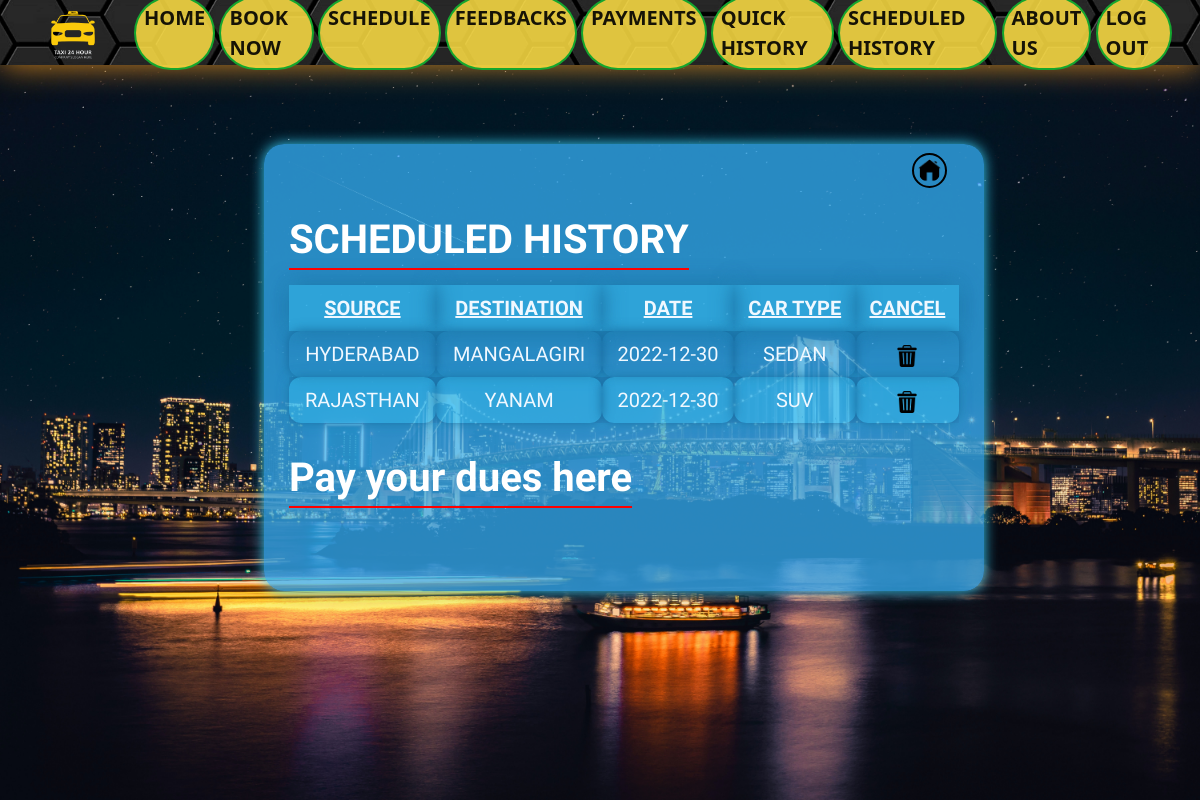
The page /history/ (signed in) on the database its author committed.
### Rentals/models.py (models this page shows, shortened)
class BookedForLater(models.Model):
    user_name = models.CharField(max_length = 200)
    source = models.CharField(max_length = 200)
    destination = models.CharField(max_length = 200)
    date = models.CharField(max_length = 30)
    time = models.CharField(max_length = 30)
    cartype = models.CharField(max_length = 100)
    phone = models.CharField(max_length = 13)

### Rentals/views.py (the view)
# urls.py: path('history/', views.BookingHistory, name = 'history'),
def BookingHistory(request):
    if request.user.is_authenticated:
        if request.user.is_staff == True:
            travel_list = BookedForLater.objects.all()
        else:
            username = request.user.username
            travel_list = BookedForLater.objects.filter(user_name = username)
        return render(request, 'Rentals/history.html', {'travel_list':travel_list})
    messages.error(request, 'Please, Login First!')
    return redirect('/')

### Rentals/templates/Rentals/history.html (shortened to what this page needs)
{% extends 'base.html' %}
{% block body %}
<div class="historytable">
    <a href="/"><img src="/static/styles/Images&Gifs/homeico.png" class="homemin"></a>
      <h1>SCHEDULED HISTORY</h1>
      <table>
      <tr>
        <th>SOURCE</th>
        <th>DESTINATION</th>
        <th>DATE</th>
        <th>CAR TYPE</th>
        <th>Cancel</th>
      </tr>
      {% for i in travel_list %}
      <tr>
        <td>{{i.source}}</td>
        <td>{{i.destination}}</td>
        <td>{{i.date}}</td>
        <td>{{i.cartype}}</td>
        <td><a href="delete/{{ i.id }}"><img src="/static/styles/Images&Gifs/bin.png" class="delbin"></a></td>
      </tr>
      {% endfor %}
      </table>
      <h1 class="payment">Pay your dues here </h1><form><script src="https://checkout.razorpay.com/v1/payment-button.js" data-payment_button_id="pl_KnLeWBdEYw7nhW" async> </script> </form>
  </div>
{% endblock body %}

### Rentals/static/styles/homestyle.css (style rules this page uses)
* { margin: 0; padding: 0; }
html { box-sizing: border-box; scroll-behavior: smooth; }
body { font-family: 'Baloo Bhai'; margin: 0; background: url(/static/styles/Images&Gifs/rt5.jpg) no-repeat center center fixed; background-size: cover; }
.homemin { border: 2px solid black; padding: 4px; width: 35px; border-radius: 20px; position: absolute; left: 90%; top: 2%; }
.historytable { box-shadow: 0 0 14px #39d2f8; width: 60%; font-size: 20px; font-family: 'Baloo Bhai'; padding: 68px 25px; background-color: rgba(55, 180, 252, 0.733); color: rgb(255, 255, 255); border-radius: 20px; position: absolute; top: 18%; left: 22%; }
.payment { padding: 6px; margin-top: 4%; }
.historytable h1 { font-weight: bold; color: rgb(255, 255, 255); display: inline-block; font-size: 40px; border-bottom: 2px solid rgb(255, 0, 0); margin-bottom: 15px; padding: 4px 0; }
table { text-transform: uppercase; color: aliceblue; text-align: center; border-collapse: collapse; width: 100%; }
td { box-shadow: 0 0 12px #126091cf; text-align: center; border-radius: 12px; border: 1px solid #5abdff; padding: 8px; }
th { box-shadow: 0 0 22px #126091cf; text-decoration: underline; border: 3px solid #5abdff; padding: 8px; }
tr:nth-child(odd) { background-color: #3aceff5b; box-shadow: 0 0 12px #3aceff5b; }
.delbin { width: 22px; }

### Rentals/static/styles/about.css (style rules this page uses)
* { margin: 0; padding: 0; }
*, *:before, *:after { box-sizing: inherit; }

### rows shown on the page
BookedForLater: source "HYDERABAD", destination "MANGALAGIRI", date "2022-12-30", cartype "SEDAN"
BookedForLater: source "RAJASTHAN", destination "YANAM", date "2022-12-30", cartype "SUV"
